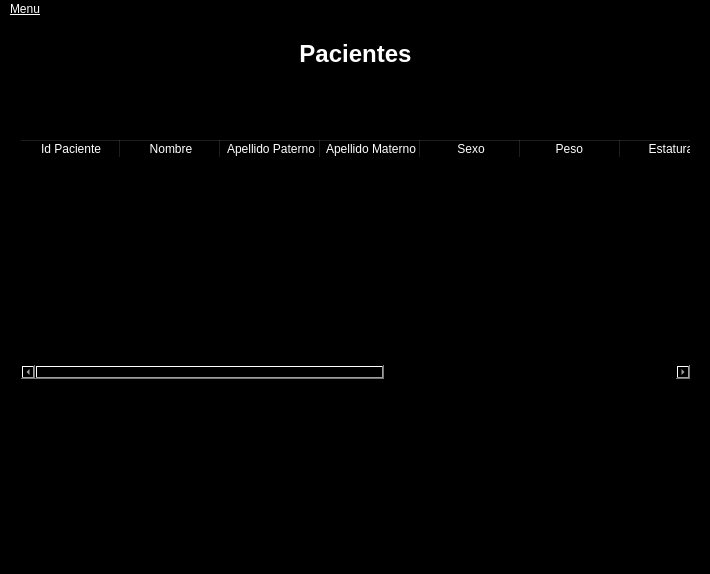
<?xml version="1.0" encoding="UTF-8"?>
<ui version="4.0">
 <class>MainWindow</class>
 <widget class="QMainWindow" name="MainWindow">
  <property name="geometry">
   <rect>
    <x>0</x>
    <y>0</y>
    <width>710</width>
    <height>574</height>
   </rect>
  </property>
  <property name="windowTitle">
   <string>J-MEDIC Pacientes</string>
  </property>
  <property name="styleSheet">
   <string notr="true">*{
    background-color: rgb(0, 0, 0);
    font-family: Arial;
    color: rgb(255, 255, 255);
}

QMenuBar{
    text-decoration: underline rgb(255, 255, 255);
}

QLabel{
    font: 75 18pt;
}

QLineEdit,QComboBox,QDoubleSpinBox,QSpinBox{
    color: rgb(0, 0, 0);
    background-color: rgb(255, 255, 255);
    font: 75 14pt &quot;Arial&quot;;
}

QPushButton{
  color: #fff !important;
  font-size: 20px;
  font-weight: 500;
  background: #318aac;
  border: 2px solid;
  border-color: #318aac;
  position: relative;
}

QPushButton:before {
  content:&quot;&quot;;
  position: absolute;
  top: 0px;
  left: 0px;
  width: 100%;
  height: 0px;
  background: rgba(255, 255, 255, 0.1);
  transition: all 1s ease;
}

QPushButton:hover:before {
  height: 100%;
}</string>
  </property>
  <widget class="QWidget" name="centralwidget">
   <widget class="QLabel" name="label">
    <property name="geometry">
     <rect>
      <x>290</x>
      <y>0</y>
      <width>131</width>
      <height>71</height>
     </rect>
    </property>
    <property name="text">
     <string>&lt;html&gt;&lt;head/&gt;&lt;body&gt;&lt;p align=&quot;center&quot;&gt;&lt;span style=&quot; font-weight:600; color:#ffffff;&quot;&gt;Pacientes&lt;/span&gt;&lt;/p&gt;&lt;/body&gt;&lt;/html&gt;</string>
    </property>
   </widget>
   <widget class="QTableWidget" name="tabla_pacientes">
    <property name="geometry">
     <rect>
      <x>20</x>
      <y>120</y>
      <width>671</width>
      <height>241</height>
     </rect>
    </property>
    <column>
     <property name="text">
      <string>Id Paciente</string>
     </property>
    </column>
    <column>
     <property name="text">
      <string>Nombre</string>
     </property>
    </column>
    <column>
     <property name="text">
      <string>Apellido Paterno</string>
     </property>
    </column>
    <column>
     <property name="text">
      <string>Apellido Materno</string>
     </property>
    </column>
    <column>
     <property name="text">
      <string>Sexo</string>
     </property>
    </column>
    <column>
     <property name="text">
      <string>Peso </string>
     </property>
    </column>
    <column>
     <property name="text">
      <string>Estatura</string>
     </property>
    </column>
    <column>
     <property name="text">
      <string>Edad</string>
     </property>
    </column>
    <column>
     <property name="text">
      <string>Teléfono</string>
     </property>
    </column>
    <column>
     <property name="text">
      <string>Tipo de Sangre</string>
     </property>
    </column>
    <column>
     <property name="text">
      <string>Alergias</string>
     </property>
    </column>
   </widget>
  </widget>
  <widget class="QMenuBar" name="menubar">
   <property name="geometry">
    <rect>
     <x>0</x>
     <y>0</y>
     <width>710</width>
     <height>20</height>
    </rect>
   </property>
   <widget class="QMenu" name="menuMenu">
    <property name="title">
     <string>Menu</string>
    </property>
   </widget>
   <addaction name="menuMenu"/>
  </widget>
  <widget class="QStatusBar" name="statusbar"/>
 </widget>
 <resources/>
 <connections/>
</ui>
